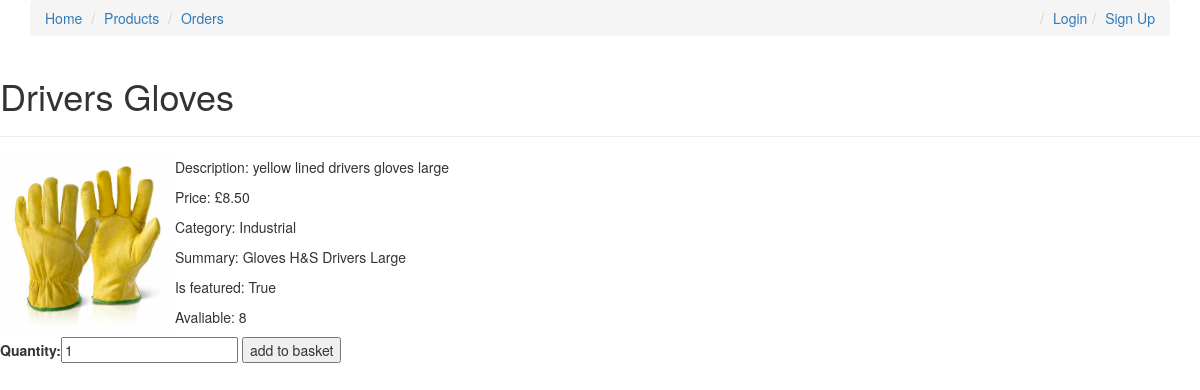
Screenshot of /products/8447329134/ with the database file from the repository.
### products/models.py (models this page shows, shortened)
class Product(models.Model):
	item_id = models.IntegerField(unique=True)
	title = models.CharField(max_length=120)
	image = models.ImageField(upload_to='images', blank=True)
	description = models.TextField(blank=True, null=True)
	price = models.DecimalField(decimal_places=2, max_digits=10000)
	category = models.ForeignKey(Category, on_delete=models.CASCADE)
	summary = models.TextField(blank=False,null=False)
	quantity = models.PositiveIntegerField()
	featured = models.BooleanField()
	listedBy = models.ForeignKey(CustomUser, on_delete=models.CASCADE)

class Category(models.Model):
	category = models.CharField(max_length=120)
	def __str__(self):
		return self.category

### products/views.py (the view)
# urls.py: path('<int:item_id>/', views.product_detail_view, name = 'product_detail'),
def product_detail_view(request, item_id, *args, **kwargs):
	obj = get_object_or_404(Product, item_id = item_id)
	isMyProduct = str(obj.listedBy) == str(request.user)
	form = AddToBasketForm(initial={'quantity': 1,})
	if request.method == 'POST':
		form = AddToBasketForm(request.POST, request.FILES)
		if form.is_valid():
			quantity = request.POST['quantity']
			return redirect('products:add_to_basket', item_id, quantity)
	context = {
	'object' : obj,
	'isMyProduct' : isMyProduct,
	'form' : form
	}
	return render(request, 'products/product_detail.html', context)

### products/forms.py
class AddToBasketForm(forms.ModelForm):
	class Meta:
		model = AddToBasket
		exclude = ['user','product','basket']

### accounts/models.py (called while the page is built)
	def __str__(self):
		return self.email

### products/templates/products/product_detail.html (shortened to what this page needs)
{% extends 'base.html' %}
{% block content %}
<h1>{{ object.title }}</h1>
<hr>
{% if object.image %}
<img src="{{ object.image.url }}">
{% endif %}
<p>Description: {{ object.description }}</p>
<p>Price: £{{ object.price }}</p>
<p>Category: {{ object.category }}</p>
<p>Summary: {{ object.summary }}</p>
<p>Is featured: {{ object.featured }}</p>
<p>Avaliable: {{ object.quantity }}</p>
<form method="POST" enctype="multipart/form-data"> {% csrf_token %}
	{{form}}
	<button type="submit">add to basket</button>
</form>
<br>
{% endblock %}

### static/css/style.css (style rules this page uses)
img { max-height: 180px; float: left }

### rows the page displays
Product: title "Drivers Gloves", image (picture), description "yellow lined drivers gloves large", price "8.50", category "Industrial", summary "Gloves H&S Drivers Large", featured "True", quantity "8"
